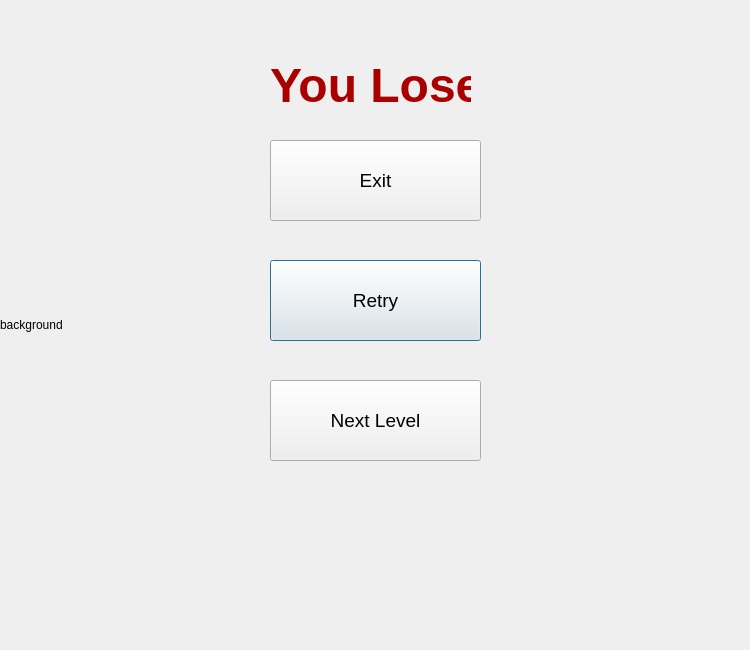
<?xml version="1.0" encoding="UTF-8"?>
<ui version="4.0">
 <class>MidMenu</class>
 <widget class="QDialog" name="MidMenu">
  <property name="geometry">
   <rect>
    <x>0</x>
    <y>0</y>
    <width>750</width>
    <height>650</height>
   </rect>
  </property>
  <property name="windowTitle">
   <string>Dialog</string>
  </property>
  <widget class="QPushButton" name="pushButtonretry">
   <property name="geometry">
    <rect>
     <x>270</x>
     <y>260</y>
     <width>211</width>
     <height>81</height>
    </rect>
   </property>
   <property name="font">
    <font>
     <pointsize>14</pointsize>
    </font>
   </property>
   <property name="text">
    <string>Retry</string>
   </property>
  </widget>
  <widget class="QPushButton" name="pushButtonexit">
   <property name="geometry">
    <rect>
     <x>270</x>
     <y>140</y>
     <width>211</width>
     <height>81</height>
    </rect>
   </property>
   <property name="font">
    <font>
     <pointsize>14</pointsize>
    </font>
   </property>
   <property name="text">
    <string>Exit</string>
   </property>
  </widget>
  <widget class="QPushButton" name="pushButtonNextLevel">
   <property name="geometry">
    <rect>
     <x>270</x>
     <y>380</y>
     <width>211</width>
     <height>81</height>
    </rect>
   </property>
   <property name="font">
    <font>
     <pointsize>14</pointsize>
    </font>
   </property>
   <property name="text">
    <string>Next Level</string>
   </property>
  </widget>
  <widget class="QLabel" name="labelYouLose">
   <property name="geometry">
    <rect>
     <x>270</x>
     <y>50</y>
     <width>201</width>
     <height>71</height>
    </rect>
   </property>
   <property name="font">
    <font>
     <pointsize>24</pointsize>
     <bold>true</bold>
    </font>
   </property>
   <property name="text">
    <string>&lt;html&gt;&lt;head/&gt;&lt;body&gt;&lt;p&gt;&lt;span style=&quot; font-size:36pt; color:#aa0000;&quot;&gt;You Lose&lt;/span&gt;&lt;/p&gt;&lt;/body&gt;&lt;/html&gt;</string>
   </property>
  </widget>
  <widget class="QLabel" name="labelBackground">
   <property name="geometry">
    <rect>
     <x>0</x>
     <y>0</y>
     <width>750</width>
     <height>650</height>
    </rect>
   </property>
   <property name="text">
    <string>background</string>
   </property>
  </widget>
  <zorder>labelBackground</zorder>
  <zorder>pushButtonretry</zorder>
  <zorder>pushButtonexit</zorder>
  <zorder>pushButtonNextLevel</zorder>
  <zorder>labelYouLose</zorder>
 </widget>
 <resources/>
 <connections/>
</ui>
